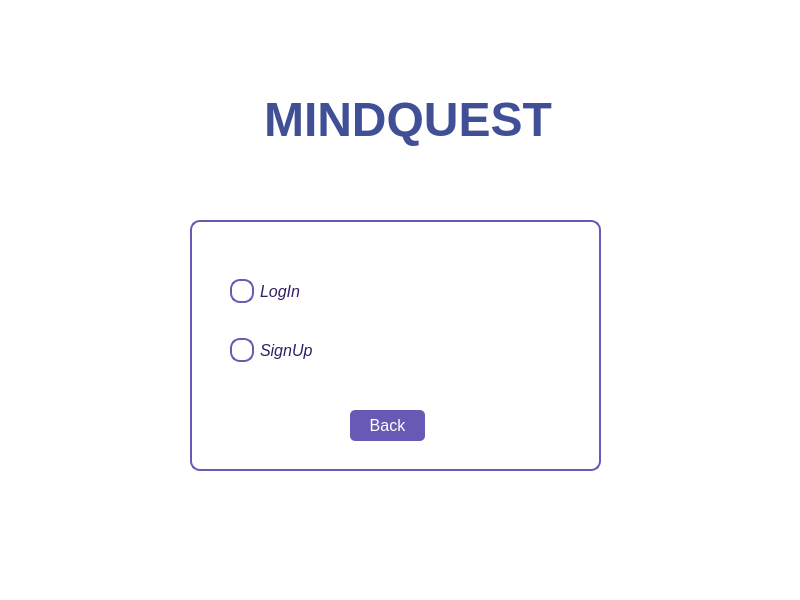
<?xml version="1.0" encoding="UTF-8"?>
<ui version="4.0">
 <class>UserLoginSystem</class>
 <widget class="QMainWindow" name="UserLoginSystem">
  <property name="geometry">
   <rect>
    <x>0</x>
    <y>0</y>
    <width>800</width>
    <height>600</height>
   </rect>
  </property>
  <property name="windowTitle">
   <string>MainWindow</string>
  </property>
  <property name="styleSheet">
   <string notr="true">background-color: rgb(255, 255, 255);</string>
  </property>
  <widget class="QWidget" name="centralwidget">
   <widget class="QGroupBox" name="groupBox">
    <property name="geometry">
     <rect>
      <x>190</x>
      <y>220</y>
      <width>411</width>
      <height>251</height>
     </rect>
    </property>
    <property name="styleSheet">
     <string notr="true">/* Main window background */
QMainWindow {
    background-color: rgb(240, 240, 250); /* Light purple background */
}

/* Group boxes */
QGroupBox {
    background-color: rgb(255, 255, 255); /* White background */
    border: 2px solid rgb(104, 90, 180); /* Purple border */
    border-radius: 10px;
    padding: 10px;
}

/* QLabel - general label styling */
QLabel {
    font-size: 14pt;
    color: rgb(50, 30, 100); /* Dark purple text */
}

/* Specific label inside 'GameWindow' */
QLabel#questionLabel {
    font-size: 16pt;
    font-weight: bold;
    color: rgb(50, 30, 100); /* Dark purple */
}

/* QPushButton styling */
QPushButton {
    background-color: rgb(104, 90, 180); /* Purple background */
    color: white;
    font-size: 12pt;
    padding: 6px 12px;
    border-radius: 5px;
}

/* Hover and pressed states for buttons */
QPushButton:hover {
    background-color: rgb(120, 110, 200); /* Lighter purple on hover */
}

QPushButton:pressed {
    background-color: rgb(80, 60, 160); /* Darker purple on press */
}

/* Specific button styling for 'GameWindow' */
QPushButton#button50, QPushButton#buttonSwap, QPushButton#submit {
    background-color: rgb(104, 90, 180); /* Purple background */
}

QPushButton#button50:hover, QPushButton#buttonSwap:hover, QPushButton#submit:hover {
    background-color: rgb(120, 110, 200);
}

/* RadioButtons */
QRadioButton {
    font-size: 12pt;
    color: rgb(50, 30, 100); /* Dark purple */
}

QRadioButton::indicator {
    width: 20px;
    height: 20px;
    border: 2px solid rgb(104, 90, 180); /* Purple border for circle */
    border-radius: 10px;
    background-color: white;
}

QRadioButton::indicator:checked {
    background-color: rgb(104, 90, 180); /* Purple circle when checked */
}

/* ProgressBar */
QProgressBar {
    border: 1px solid rgb(104, 90, 180); /* Purple border */
    border-radius: 5px;
    background-color: rgb(240, 240, 250); /* Light purple background */
    height: 20px;
}

QProgressBar::chunk {
    background-color: rgb(104, 90, 180); /* Purple progress chunk */
    width: 1px;
}

/* QTableWidget - Leaderboard Table */
QTableWidget {
    background-color: rgb(255, 255, 255); /* White background */
    border: 1px solid rgb(104, 90, 180); /* Purple border */
    gridline-color: rgb(104, 90, 180); /* Purple grid lines */
    font-size: 12pt;
    color: rgb(50, 30, 100); /* Dark purple text */
}

/* Table header styling */
QTableWidget::horizontalHeader {
    background-color: rgb(104, 90, 180); /* Purple header */
    color: white;
    font-weight: bold;
    font-size: 14pt;
}

/* Specific QPushButton inside 'BoardWindow' */
QPushButton#closeButton {
    background-color: rgb(104, 90, 180); /* Purple background */
    color: white;
    font-size: 12pt;
    padding: 6px 12px;
    border-radius: 5px;
}

/* Hover and pressed effect for 'closeButton' */
QPushButton#closeButton:hover {
    background-color: rgb(120, 110, 200);
}

QPushButton#closeButton:pressed {
    background-color: rgb(80, 60, 160);
}

/* MenuBar styling */
QMenuBar {
    background-color: rgb(104, 90, 180); /* Purple menu bar */
    color: white;
}

/* StatusBar styling */
QStatusBar {
    background-color: rgb(240, 240, 250); /* Light purple */
    color: rgb(50, 30, 100); /* Dark purple text */
}

/* Score label styling */
QLabel#scoreLabel, QLabel#rankLabel {
    font-size: 14pt;
    color: rgb(50, 30, 100); /* Dark purple */
}
/* Time Label styling */
QLabel#timeLabel {
    font-size: 12pt;
    color: rgb(50, 30, 100); /* Dark purple */
    font-weight: bold;
    background-color: rgb(240, 240, 250); /* Light purple background */
    padding: 5px 10px;
    border-radius: 5px;
}
</string>
    </property>
    <property name="title">
     <string/>
    </property>
    <widget class="QWidget" name="layoutWidget">
     <property name="geometry">
      <rect>
       <x>40</x>
       <y>30</y>
       <width>321</width>
       <height>141</height>
      </rect>
     </property>
     <property name="font">
      <font>
       <pointsize>15</pointsize>
       <italic>true</italic>
      </font>
     </property>
     <layout class="QVBoxLayout" name="verticalLayout">
      <item>
       <widget class="QRadioButton" name="UserLogin">
        <property name="font">
         <font>
          <pointsize>12</pointsize>
          <italic>true</italic>
         </font>
        </property>
        <property name="text">
         <string>LogIn</string>
        </property>
       </widget>
      </item>
      <item>
       <widget class="QRadioButton" name="UserSignup">
        <property name="font">
         <font>
          <pointsize>12</pointsize>
          <italic>true</italic>
         </font>
        </property>
        <property name="text">
         <string>SignUp</string>
        </property>
       </widget>
      </item>
     </layout>
    </widget>
    <widget class="QPushButton" name="pushButton">
     <property name="geometry">
      <rect>
       <x>160</x>
       <y>190</y>
       <width>75</width>
       <height>31</height>
      </rect>
     </property>
     <property name="text">
      <string>Back</string>
     </property>
    </widget>
   </widget>
   <widget class="QLabel" name="label_2">
    <property name="geometry">
     <rect>
      <x>230</x>
      <y>80</y>
      <width>356</width>
      <height>80</height>
     </rect>
    </property>
    <property name="font">
     <font>
      <pointsize>36</pointsize>
      <bold>true</bold>
     </font>
    </property>
    <property name="styleSheet">
     <string notr="true">selection-color: rgb(104, 90, 180);</string>
    </property>
    <property name="text">
     <string>&lt;html&gt;&lt;head/&gt;&lt;body&gt;&lt;p align=&quot;center&quot;&gt;&lt;span style=&quot; color:#404f96;&quot;&gt;MINDQUEST&lt;/span&gt;&lt;/p&gt;&lt;/body&gt;&lt;/html&gt;</string>
    </property>
   </widget>
  </widget>
  <widget class="QMenuBar" name="menubar">
   <property name="geometry">
    <rect>
     <x>0</x>
     <y>0</y>
     <width>800</width>
     <height>22</height>
    </rect>
   </property>
  </widget>
  <widget class="QStatusBar" name="statusbar"/>
 </widget>
 <resources/>
 <connections/>
</ui>
